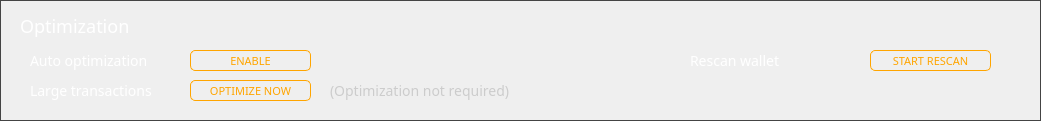
      <widget class="QGroupBox" name="groupBox_8">
       <property name="geometry">
        <rect>
         <x>0</x>
         <y>145</y>
         <width>1041</width>
         <height>121</height>
        </rect>
       </property>
       <property name="styleSheet">
        <string notr="true">border: 1px solid #444;</string>
       </property>
       <property name="title">
        <string/>
       </property>
       <widget class="QLabel" name="label_26">
        <property name="geometry">
         <rect>
          <x>20</x>
          <y>10</y>
          <width>311</width>
          <height>31</height>
         </rect>
        </property>
        <property name="font">
         <font>
          <family>Poppins</family>
          <pointsize>-1</pointsize>
         </font>
        </property>
        <property name="styleSheet">
         <string notr="true">color: #fff; 
font-size: 18px;
font-family: 'Poppins'; border: 0px;</string>
        </property>
        <property name="text">
         <string>Optimization</string>
        </property>
        <property name="alignment">
         <set>Qt::AlignLeading|Qt::AlignLeft|Qt::AlignVCenter</set>
        </property>
       </widget>
       <widget class="QLabel" name="label_27">
        <property name="geometry">
         <rect>
          <x>30</x>
          <y>50</y>
          <width>151</width>
          <height>21</height>
         </rect>
        </property>
        <property name="font">
         <font>
          <family>Poppins</family>
          <pointsize>-1</pointsize>
         </font>
        </property>
        <property name="styleSheet">
         <string notr="true">color: #fff; 
font-size: 14px;
font-family: 'Poppins'; border: 0px;</string>
        </property>
        <property name="text">
         <string>Auto optimization</string>
        </property>
        <property name="alignment">
         <set>Qt::AlignLeading|Qt::AlignLeft|Qt::AlignVCenter</set>
        </property>
       </widget>
       <widget class="QLabel" name="label_28">
        <property name="geometry">
         <rect>
          <x>30</x>
          <y>80</y>
          <width>151</width>
          <height>21</height>
         </rect>
        </property>
        <property name="font">
         <font>
          <family>Poppins</family>
          <pointsize>-1</pointsize>
         </font>
        </property>
        <property name="styleSheet">
         <string notr="true">color: #fff; 
font-size: 14px;
font-family: 'Poppins'; border: 0px;</string>
        </property>
        <property name="text">
         <string>Large transactions</string>
        </property>
        <property name="alignment">
         <set>Qt::AlignLeading|Qt::AlignLeft|Qt::AlignVCenter</set>
        </property>
       </widget>
       <widget class="QLabel" name="label_29">
        <property name="geometry">
         <rect>
          <x>690</x>
          <y>50</y>
          <width>151</width>
          <height>21</height>
         </rect>
        </property>
        <property name="font">
         <font>
          <family>Poppins</family>
          <pointsize>-1</pointsize>
         </font>
        </property>
        <property name="styleSheet">
         <string notr="true">color: #fff; 
font-size: 14px;
font-family: 'Poppins'; border: 0px;</string>
        </property>
        <property name="text">
         <string>Rescan wallet</string>
        </property>
        <property name="alignment">
         <set>Qt::AlignLeading|Qt::AlignLeft|Qt::AlignVCenter</set>
        </property>
       </widget>
       <widget class="QPushButton" name="m_autoOptimizeButton">
        <property name="geometry">
         <rect>
          <x>190</x>
          <y>50</y>
          <width>121</width>
          <height>21</height>
         </rect>
        </property>
        <property name="minimumSize">
         <size>
          <width>100</width>
          <height>21</height>
         </size>
        </property>
        <property name="maximumSize">
         <size>
          <width>180</width>
          <height>35</height>
         </size>
        </property>
        <property name="font">
         <font>
          <family>Poppins</family>
          <pointsize>-1</pointsize>
         </font>
        </property>
        <property name="styleSheet">
         <string notr="true">QPushButton#m_autoOptimizeButton
{
    color: orange; ;
    border: 1px solid orange;
    font-size: 11px;
    border-radius: 5px; font-family: 'Poppins';
}

QPushButton#m_autoOptimizeButton:hover
{
    color:#FFD700; ;
    border: 1px solid orange;
    font-size: 11px;
    border-radius: 5px;
    font-family: 'Poppins';
}</string>
        </property>
        <property name="text">
         <string>ENABLE</string>
        </property>
       </widget>
       <widget class="QPushButton" name="m_optimizeButton">
        <property name="geometry">
         <rect>
          <x>190</x>
          <y>80</y>
          <width>121</width>
          <height>21</height>
         </rect>
        </property>
        <property name="minimumSize">
         <size>
          <width>101</width>
          <height>21</height>
         </size>
        </property>
        <property name="maximumSize">
         <size>
          <width>180</width>
          <height>35</height>
         </size>
        </property>
        <property name="font">
         <font>
          <family>Poppins</family>
          <pointsize>-1</pointsize>
         </font>
        </property>
        <property name="styleSheet">
         <string notr="true">QPushButton#m_optimizeButton
{
    color: orange; ;
    border: 1px solid orange;
    font-size: 11px;
    border-radius: 5px; font-family: 'Poppins';
}

QPushButton#m_optimizeButton:hover
{
    color:#FFD700; ;
    border: 1px solid orange;
    font-size: 11px;
    border-radius: 5px;
    font-family: 'Poppins';
}</string>
        </property>
        <property name="text">
         <string>OPTIMIZE NOW</string>
        </property>
       </widget>
       <widget class="QPushButton" name="m_rescanButton">
        <property name="geometry">
         <rect>
          <x>870</x>
          <y>50</y>
          <width>121</width>
          <height>21</height>
         </rect>
        </property>
        <property name="minimumSize">
         <size>
          <width>101</width>
          <height>21</height>
         </size>
        </property>
        <property name="maximumSize">
         <size>
          <width>180</width>
          <height>35</height>
         </size>
        </property>
        <property name="font">
         <font>
          <family>Poppins</family>
          <pointsize>-1</pointsize>
         </font>
        </property>
        <property name="styleSheet">
         <string notr="true">QPushButton#m_rescanButton
{
    color: orange; ;
    border: 1px solid orange;
    font-size: 11px;
    border-radius: 5px; font-family: 'Poppins';
}

QPushButton#m_rescanButton:hover
{
    color:#FFD700; ;
    border: 1px solid orange;
    font-size: 11px;
    border-radius: 5px;
    font-family: 'Poppins';
}</string>
        </property>
        <property name="text">
         <string>START RESCAN</string>
        </property>
       </widget>
       <widget class="QLabel" name="m_optimizationMessage">
        <property name="geometry">
         <rect>
          <x>330</x>
          <y>80</y>
          <width>181</width>
          <height>21</height>
         </rect>
        </property>
        <property name="font">
         <font>
          <family>Poppins</family>
          <pointsize>-1</pointsize>
         </font>
        </property>
        <property name="styleSheet">
         <string notr="true">color: #ccc; 
font-size: 14px;
font-family: 'Poppins'; border: 0px;</string>
        </property>
        <property name="text">
         <string>(Optimization not required)</string>
        </property>
        <property name="alignment">
         <set>Qt::AlignLeading|Qt::AlignLeft|Qt::AlignVCenter</set>
        </property>
       </widget>
      </widget>
